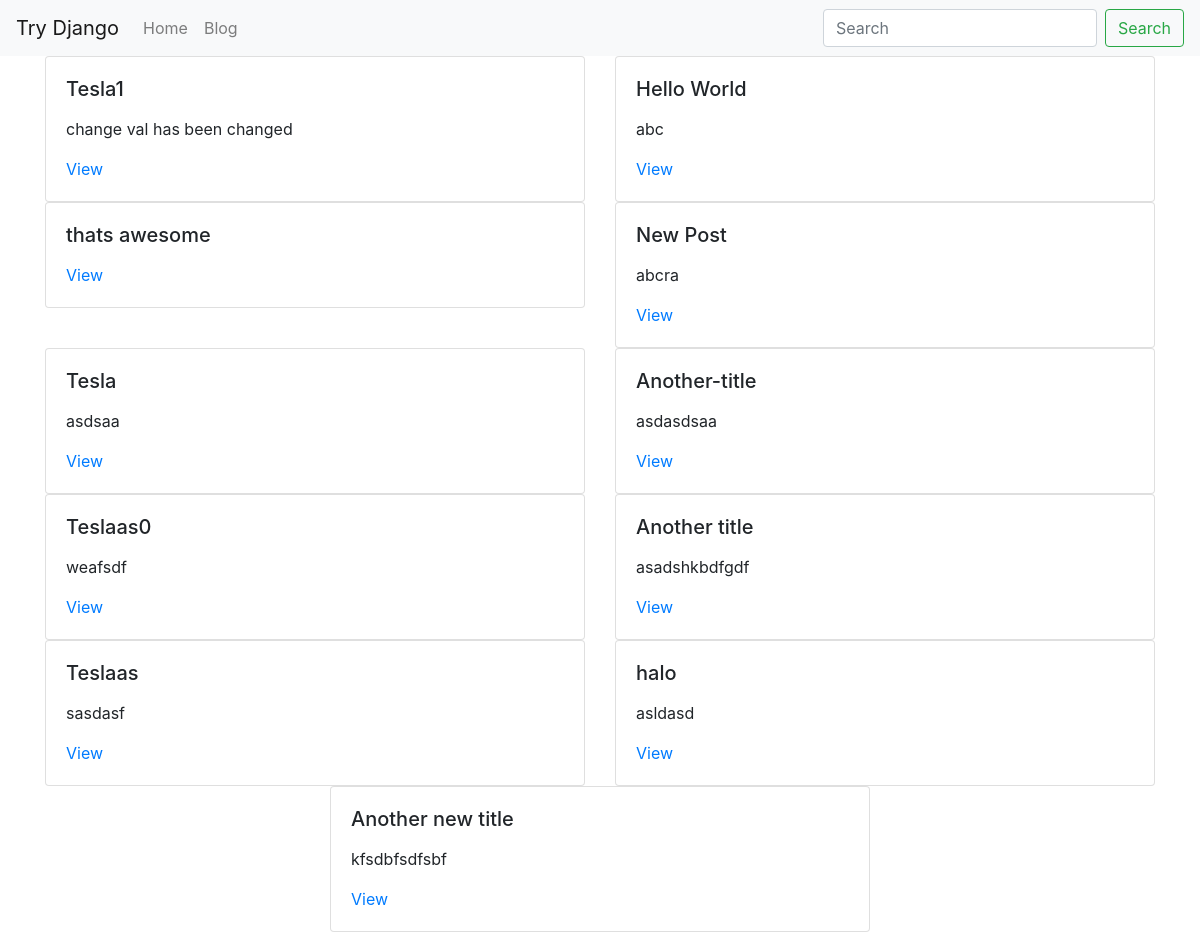
The page /blog/ on the database as committed earlier.
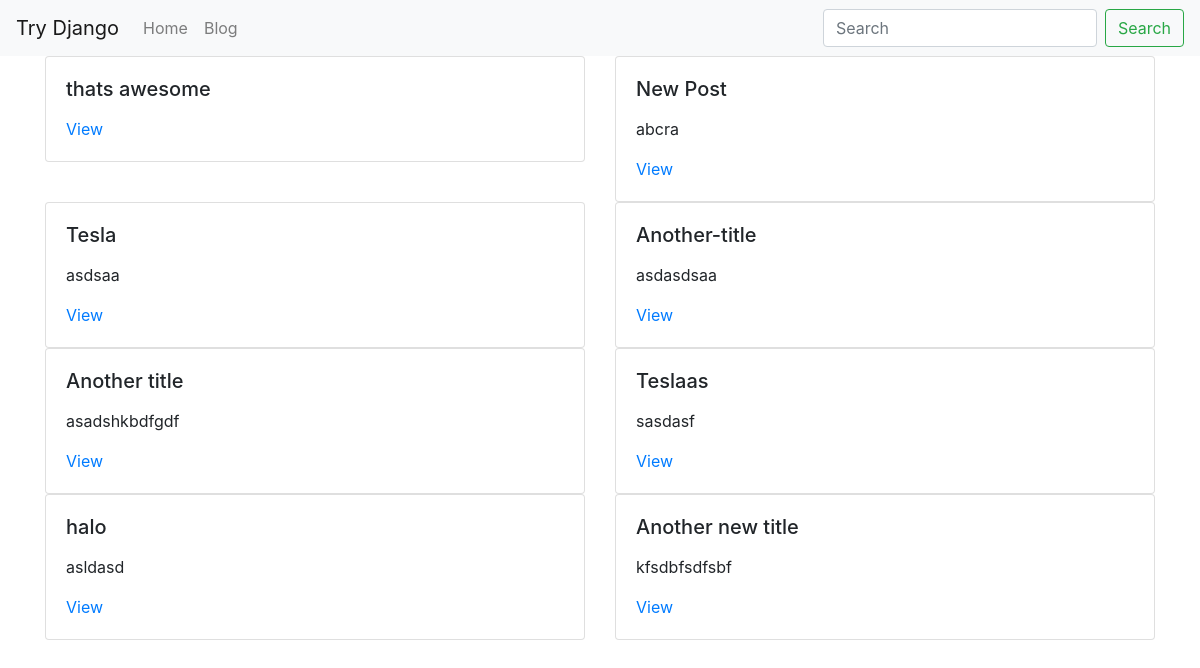
The same page on the database as committed later.
### blog/models.py (models this page shows, shortened)
class BlogPost(models.Model):
    user = models.ForeignKey(User,default=1,null= True, on_delete=models.SET_NULL )
    title = models.CharField(max_length=120)
    slug = models.SlugField(unique=True)
    content = models.TextField(null=True,blank=True)
    def get_absolute_url(self):
        return f"/blog/{self.slug}"

### blog/views.py (the view)
# urls.py: path('', blog_post_list_view),
def blog_post_list_view(request):
    qs = BlogPost.objects.all()
    template_name="blog/list.html"
    context={'object_list':qs}
    return render(request,template_name,context)

### blog/templates/blog/list.html
{% extends "base.html" %}
{% block content %}
<div class="row">
    {% for object in object_list %}
    {% include 'blog/list-inline.html' with blog_post=object truncate=True detail=False %}
    {% endfor %}
</div>
{% endblock %}

### templates/base.html (shortened to what this page needs)
<!doctype html>
<html lang="en">
<head>
  <link rel="stylesheet" href="https://stackpath.bootstrapcdn.com/bootstrap/4.4.1/css/bootstrap.min.css"
>
</head>
<body>
  {% include 'navbar.html' %}
  <div class="container">
    {% block content%}
    {% endblock %}
  </div>
</body>
</html>

### templates/navbar.html (shortened to what this page needs)
<nav class="navbar navbar-expand-lg navbar-light bg-light">
    <a class="navbar-brand" href="/">Try Django</a>
    <div class="collapse navbar-collapse" id="navbarSupportedContent">
      <ul class="navbar-nav mr-auto">
        <li class="nav-item">
          <a class="nav-link" href="/">Home</a>
        </li>
        <li class="nav-item">
          <a class="nav-link" href="/blog">Blog</a>
        </li>
      </ul>
      <form class="form-inline my-2 my-lg-0">
        <input class="form-control mr-sm-2" type="search" placeholder="Search" aria-label="Search">
        <button class="btn btn-outline-success my-2 my-sm-0" type="submit">Search</button>
      </form>
    </div>
  </nav>

### blog/templates/blog/list-inline.html
<div class='col-12 col-md-6 mx-auto'>
    <div class="card">
        <div class="card-body">
            <h5 class="card-title">{{ blog_post.title }}</h5>
            <p class="card-text">
                {% if truncate %}
                {{ blog_post.content| linebreaks| truncatewords:30 }}
                {% else %}
                {{ blog_post.content| linebreaks }}
                {% endif %}
            </p>
            {% if not detail %}
                <a href="{{ blog_post.get_absolute_url }}">View</a>
            {% endif %}
        </div>
    </div>
</div>

Rows that differ between the two databases and show on the page:
removed BlogPost: title "Tesla1", content "change val has been changed"
removed BlogPost: title "Hello World", content "abc"
removed BlogPost: title "Teslaas0", content "weafsdf"
